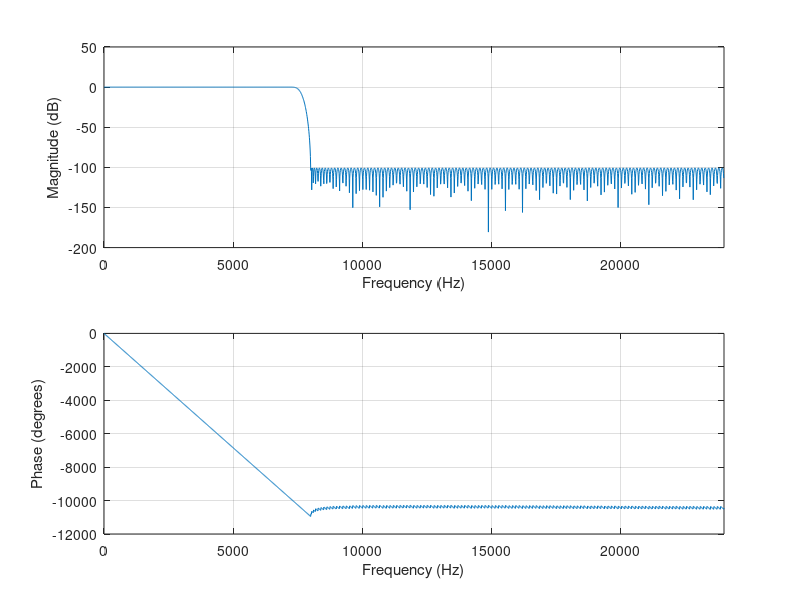

Source code (MATLAB): (Note: this script raises an error after producing the figure.)
clc
clearvars
close all

%% 1. Initialize Parameters
% These parameters define the input signal's properties, the resampling factors, and the filter settings.

FSin = 48000;       % Input signal's sampling frequency (Hz)
Up_Ratio = 3;       % Upsampling ratio (factor by which signal is upsampled)
Down_Ratio = 2;     % Downsampling ratio (factor by which signal is downsampled)
output_delay = [1 0];  % Output delay in polyphase fractional filtering (for fractional delay filter)
phase_length = 61;  % Length of the phase response in the FIR filter
coef_frac = [31 31]; % Fractional coefficient precision (not used directly in this script but likely related to the filter's precision)
nb_stages = length(Up_Ratio);  % Number of stages for resampling (used to determine the length of filter)

%% 2. Generate the Input Signal
% Create a cosine wave input signal with a frequency of 900 Hz.
t = 1/FSin:1/FSin:(max(Down_Ratio) * max(Up_Ratio) * 900) / FSin; % Time vector for 900 Hz signal, scaled by max up/down ratios
in = 2^24 * cos(2 * pi * 900 * t);  % Input signal (900 Hz cosine with high amplitude)

%% 3. Design the Filter for Polyphase Decimation and Fractional Interpolation
% Here, we design the filter coefficients for both decimation and interpolation. 

% Design the filter using the Parks-McClellan algorithm (firpm). The filter 
% length is calculated based on the upsampling and downsampling ratios.
h(1:(Up_Ratio * Down_Ratio * phase_length)) = firpm( ...
    (Up_Ratio * Down_Ratio * phase_length) - 1, ...   % Filter order
    [0, 0.9 / (max([Down_Ratio Up_Ratio])), 1 / (max([Down_Ratio Up_Ratio])), 1], ...   % Frequency bands
    [1, 1, 0, 0] ...   % Desired amplitude response: passband (1), stopband (0)
); 

% Plot the frequency response of the filter (to check the filter design)
freqz(h, 1, FSin / 20, FSin);

%% 4. Polyphase Decimation
% This step applies the polyphase decimation filter to the input signal.
% Polyphase decimation involves filtering the signal and then downsampling it by the decimation ratio.

out_decimated = polyphase_decimation(in, h, 3);  % Decimate the input signal by 3 using the polyphase filter

%% 5. Polyphase Fractional Interpolation
% This section performs fractional interpolation by combining upsampling and fractional delay filtering.

[out_fract, out_fract_direct] = polyphase_fractional(in, h, Up_Ratio, Down_Ratio, output_delay);  % Perform fractional interpolation

%% 6. Plot the Results
% Here we visualize the results of the decimated and interpolated signals.

% Generate x-axis indices for plotting
x = 1:500;          % Plotting the first 500 samples of the original input signal
x_dec = 1:3:500;    % Decimated signal, downsampled by 3

% Figure 2: Plot the original signal and the decimated signal
% The first subplot shows the original signal, and the second one shows the decimated signal.
figure(2)
plot(x, in(x), '-+', x_dec - 22.5, out_decimated(1:length(x_dec)), '-o');
% '-+' is used for the input signal markers, and '-o' for the decimated signal

% Figure 3: Compare the fractional interpolation results (both direct and using polyphase interpolation)
% The first subplot shows the direct fractional interpolation result, and the second one compares it with the polyphase fractional interpolation.
figure(3)
plot(x, out_fract_direct(x), '-+', x, out_fract(x + 1), '-o');
% '-+' is used for the direct interpolation result, and '-o' for the polyphase result

